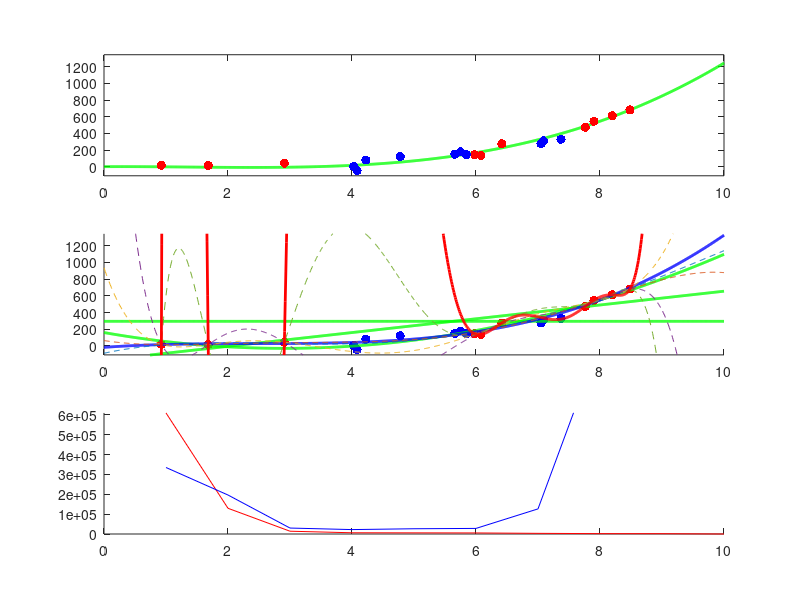

Reproduce this figure in MATLAB.
n_pars = 3;
n_points = 10;
p_true = (rand(n_pars, 1) - 0.5).*2; # generate random parameters

p_true = [2,-8,4,2]; #set parameters manually
n_pars = length(p_true);

x_top = 10; # x scale
x = linspace(0, x_top, n_points);
x = rand(1,n_points).*x_top;
x_smooth = linspace(0, x_top, n_points*100);
y = polyval(p_true, x);
y = y + (rand(1, n_points) - 0.5).*(max(y) - min(y))*0.2;
x_valid = rand(1,n_points).*x_top;
y_valid = polyval(p_true, x_valid);
y_valid = y_valid + (rand(1, n_points) - 0.5).*(max(y) - min(y))*0.2;


y_true = polyval(p_true, x_smooth);
clf; figure(1, 'position', [0,0,1000,1200]);
subplot(3, 1, 1);

plot( x_smooth, y_true, 'g-','linewidth',2,
      x, y, 'r.', 'markersize', 20,
      x_valid, y_valid, 'b.', 'markersize', 20
      );

plotlims = [min(y_true)-100 max(y_true) + 100]
ylim(plotlims);

chi2 = []
chi2_valid = []

subplot(3, 1, 2);
hold on;
plot( x, y, 'r.', 'markersize', 20,
      x_valid, y_valid, 'b.', 'markersize', 20
      );
for i_par = 0:(n_points-1)

  pars = polyfit(x, y, i_par);
  vals = polyval(pars, x);

  chi2 = [chi2 sum((polyval(pars, x) - y).^2)];
  chi2_valid = [chi2_valid sum((polyval(pars, x_valid) - y_valid).^2)];

  if i_par < n_pars-1
    plot(x_smooth, polyval(pars, x_smooth), 'g', 'linewidth',2);
  else if i_par == n_pars-1
    plot(x_smooth, polyval(pars, x_smooth), 'b', 'linewidth',2);
  else if i_par == n_points-1
    plot(x_smooth, polyval(pars, x_smooth), 'r-','linewidth',2);
  else
    plot(x_smooth, polyval(pars, x_smooth), '--','linewidth',0.2);
  endif
  endif
  endif
endfor
#chi2 = flip(chi2);
#chi2_valid = flip(chi2_valid);

ylim(plotlims);
hold off;
subplot(3, 1, 3);
hold on
plot(chi2,'r')
plot(chi2_valid, 'b')
hold off
ylim([0 max(chi2)])
